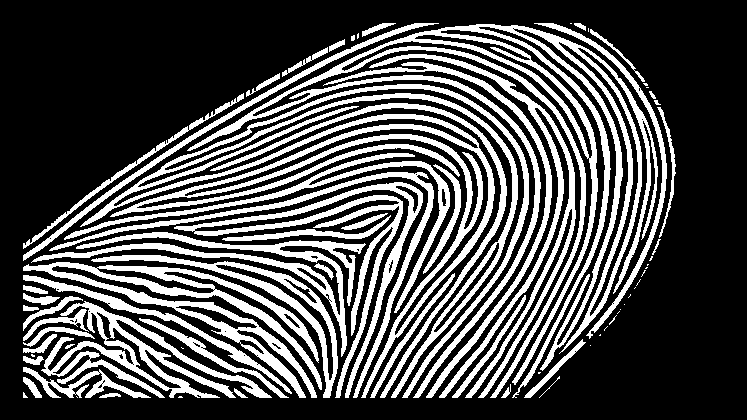
#> input picture openCV - xử lí ảnh/baitap/vantay.jpg, 747 x 420 px
$ python trichlocbienanh.py
#> lines starting #> are read from the running program, lines starting #| are printed output that depends on the picture; after the words box and inside, x2 and y2 are one past the last pixel; in counts of white or black regions, pixels touching at a corner belong together
import cv2
import numpy as np

img = cv2.imread('vantay.jpg')
#> img is the input picture: shape (420, 747, 3); 31.2% white; 75 white regions (25 under 20 px), largest, box (x1, y1, x2, y2) and area: (187, 24, 658, 398) 19951, (80, 84, 529, 398) 17601, (23, 262, 322, 398) 7358
matrix_b = np.ones((3,3) , np.uint8)

cv2.imshow('original' , img)


# sử dụng công thức để tìm biên ảnh :
# print(matrix_b)
img2 = cv2.erode(img , (matrix_b) , iterations = 1)
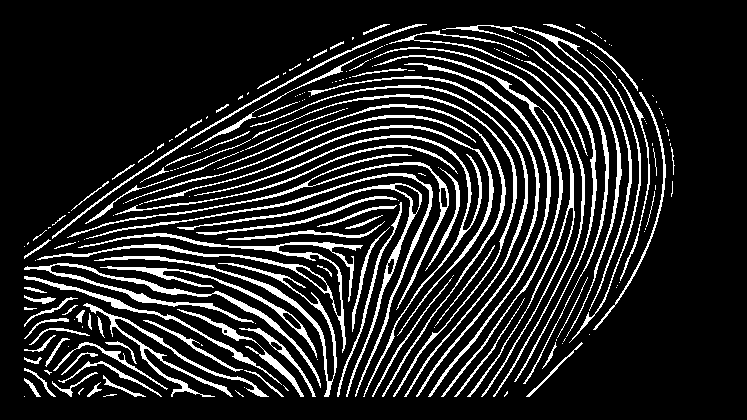
#> img2: shape (420, 747, 3); 14.8% white in thin lines or dots, all inside (x1, y1, x2, y2) = (24, 24, 675, 397)

img3 = img - img2
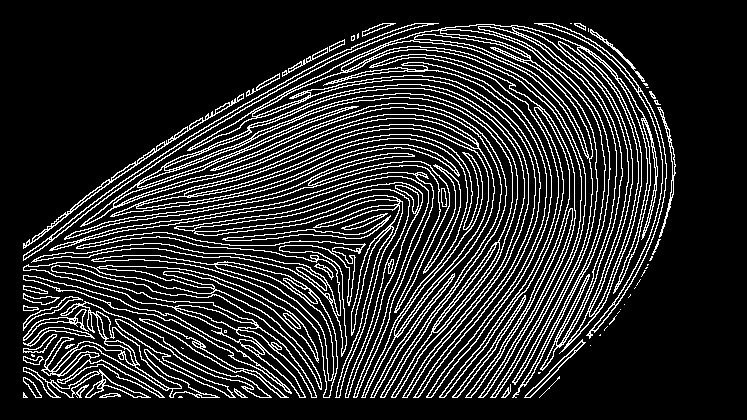
#> img3: shape (420, 747, 3); 16.3% white in thin lines or dots, all inside (x1, y1, x2, y2) = (23, 23, 676, 398)

if cv2.waitKey()==ord('q'):
#> (key q is pressed here)
	cv2.imshow('anh bien' , img3)

# sử dụng hàm Canny để tìm biên ảnh:
# img2 = cv2.Canny(img , 100 , 200)
# if cv2.waitKey()==ord('q'):
# 	cv2.imshow('anh bien' , img2)


cv2.waitKey()
cv2.destroyAllWindows()
